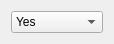
<ui version="4.0" >
 <comment>
*********************************************************************************
**
**   $Id$
**   Copyright (c) 2007 Joe Croft joe@croftj.net
**   
**   This file is part of QcjData Class Libraries.
**
**   QcjData Class Libraries is free software; you can redistribute it and/or modify
**   it under the terms of the GNU General Public License as published by
**   the Free Software Foundation; either version 2 of the License, or
**   (at your option) any later version.
**
**   QcjData Class Libraries is distributed in the hope that it will be useful,
**   but WITHOUT ANY WARRANTY; without even the implied warranty of
**   MERCHANTABILITY or FITNESS FOR A PARTICULAR PURPOSE.  See the
**   GNU General Public License for more details.
**
**   You should have received a copy of the GNU General Public License
**   along with QcjData Class Libraries; if not, write to the Free Software
**   Foundation, Inc., 59 Temple Place, Suite 330, Boston, MA  02111-1307  USA
**
*********************************************************************************
</comment>
 <class>QcjTrueFalse</class>
 <widget class="QWidget" name="QcjTrueFalse" >
  <property name="geometry" >
   <rect>
    <x>0</x>
    <y>0</y>
    <width>114</width>
    <height>40</height>
   </rect>
  </property>
  <property name="windowTitle" >
   <string>QcjTrueFalse</string>
  </property>
  <layout class="QGridLayout" >
   <item row="0" column="0" >
    <widget class="QComboBox" name="QcjYesNoSelect" >
     <property name="sizePolicy" >
      <sizepolicy vsizetype="Fixed" hsizetype="Expanding" >
       <horstretch>0</horstretch>
       <verstretch>0</verstretch>
      </sizepolicy>
     </property>
     <item>
      <property name="text" >
       <string>Yes</string>
      </property>
     </item>
     <item>
      <property name="text" >
       <string>No</string>
      </property>
     </item>
    </widget>
   </item>
  </layout>
 </widget>
 <resources/>
 <connections/>
</ui>
